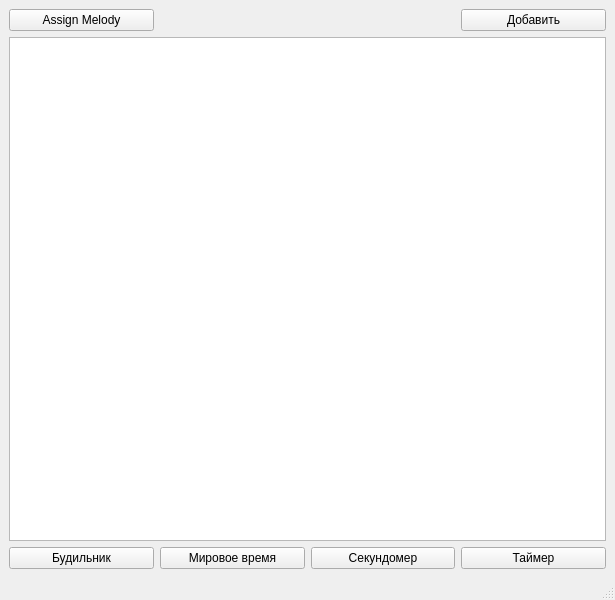
<?xml version="1.0" encoding="UTF-8"?>
<ui version="4.0">
 <class>MainWindow</class>
 <widget class="QMainWindow" name="MainWindow">
  <property name="geometry">
   <rect>
    <x>0</x>
    <y>0</y>
    <width>615</width>
    <height>600</height>
   </rect>
  </property>
  <property name="windowTitle">
   <string>MainWindow</string>
  </property>
  <widget class="QWidget" name="centralwidget">
   <layout class="QGridLayout" name="gridLayout">
    <item row="0" column="3">
     <widget class="QPushButton" name="addbutton">
      <property name="text">
       <string>Добавить</string>
      </property>
     </widget>
    </item>
    <item row="1" column="0" colspan="4">
     <widget class="QTableWidget" name="tableWidget"/>
    </item>
    <item row="2" column="3">
     <widget class="QPushButton" name="timer_switch">
      <property name="text">
       <string>Таймер</string>
      </property>
     </widget>
    </item>
    <item row="2" column="0">
     <widget class="QPushButton" name="Alarm_switch">
      <property name="text">
       <string>Будильник</string>
      </property>
     </widget>
    </item>
    <item row="2" column="2">
     <widget class="QPushButton" name="stopwatch_switch">
      <property name="text">
       <string>Секундомер</string>
      </property>
     </widget>
    </item>
    <item row="2" column="1">
     <widget class="QPushButton" name="worldtime_switch">
      <property name="text">
       <string>Мировое время</string>
      </property>
     </widget>
    </item>
    <item row="0" column="0">
     <widget class="QPushButton" name="AssignSound">
      <property name="text">
       <string>Assign Melody</string>
      </property>
     </widget>
    </item>
   </layout>
  </widget>
  <widget class="QStatusBar" name="statusbar"/>
 </widget>
 <resources/>
 <connections/>
</ui>
